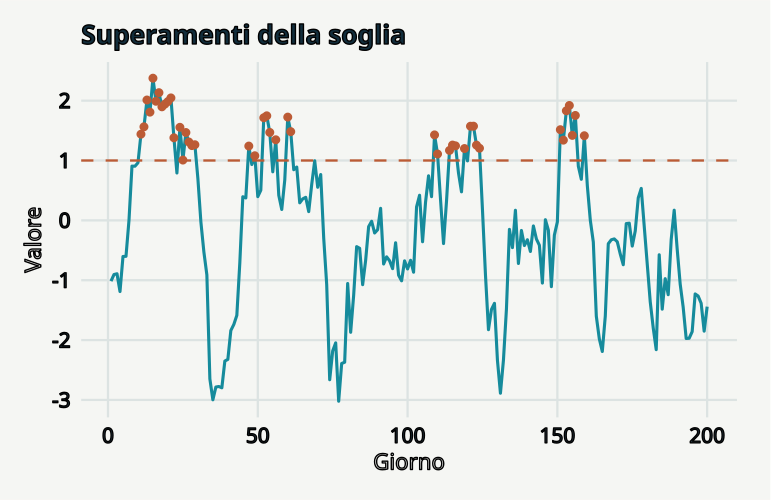

Write the R code that produced this figure.
# GeoStat Lab — funzioni comuni. R >= 4.3; ggplot2 >= 3.4; jsonlite.
suppressPackageStartupMessages(library(ggplot2))
col_geo <- c('#168B9C','#BC5B35','#7054A4','#A17B19','#227864','#64748B')
theme_set(theme_minimal(base_size=17, base_family='sans') + theme(
  plot.background=element_rect(fill='#F5F6F3',colour=NA),
  panel.background=element_rect(fill='#F5F6F3',colour=NA),
  panel.grid.minor=element_blank(),panel.grid.major=element_line(colour='#DCE3E2'),
  plot.title=element_text(size=19,face='bold',colour='#122D3B'),
  plot.subtitle=element_text(size=13,colour='#405560',margin=margin(b=12)),
  axis.text=element_text(size=15,colour='#273E4A'),axis.title=element_text(size=16),
  legend.position='bottom',legend.title=element_blank(),legend.text=element_text(size=14),
  strip.text=element_text(size=15,face='bold'),plot.margin=margin(18,24,18,18)))
metric <- function(...) data.frame(grandezza=names(c(...)),valore=as.character(c(...)),check.names=FALSE)
f <- function(x,d=3) {out<-formatC(x,digits=d,format='fg');out[!is.finite(x)]<-'Non definito';out}
line_plot <- function(d,x='x',y='y',title='',xl=x,yl=y,group=NULL) {
 p<-ggplot(d,aes(x=.data[[x]],y=.data[[y]]))
 if(is.null(group)) p<-p+geom_line(colour=col_geo[1],linewidth=1.05) else p<-p+aes(colour=.data[[group]],group=.data[[group]])+geom_line(linewidth=1)+scale_colour_manual(values=col_geo)
 p+labs(title=title,x=xl,y=yl)
}
point_plot <- function(d,x='x',y='y',title='',xl=x,yl=y,group=NULL) {
 p<-ggplot(d,aes(x=.data[[x]],y=.data[[y]]))
 if(is.null(group))p<-p+geom_point(colour=col_geo[1],size=2.5,alpha=.8) else p<-p+aes(colour=.data[[group]])+geom_point(size=2.7,alpha=.85)+scale_colour_manual(values=col_geo)
 p+labs(title=title,x=xl,y=yl)
}
hist_plot<-function(x,title='',xl='Valore',bins=20)ggplot(data.frame(x=x),aes(x))+geom_histogram(bins=bins,fill=col_geo[1],colour='#F5F6F3')+labs(title=title,x=xl,y='Frequenza')
bar_plot<-function(d,x='gruppo',y='valore',title='',yl='Valore')ggplot(d,aes(x=.data[[x]],y=.data[[y]],fill=.data[[x]]))+geom_col(width=.65)+scale_fill_manual(values=rep(col_geo,length.out=length(unique(d[[x]])) ))+guides(fill='none')+labs(title=title,x=NULL,y=yl)
map_plot<-function(d,z='z',title='',xl='Est [km]',yl='Nord [km]')ggplot(d,aes(x,y,fill=.data[[z]]))+geom_raster()+coord_equal()+scale_fill_gradientn(colours=c('#153F56','#298C9C','#B8CDB2','#F1D889','#AD542F'))+labs(title=title,x=xl,y=yl)
acf_data<-function(x,lag=20){a<-acf(x,lag.max=min(lag,length(x)-1),plot=FALSE);data.frame(x=as.vector(a$lag)[-1],y=as.vector(a$acf)[-1])}
# AR(1), distribuzione marginale stazionaria N(0, 1).
ar_series<-function(n,rho){x<-numeric(n);x[1]<-rnorm(1);for(i in 2:n)x[i]<-rho*x[i-1]+sqrt(1-rho^2)*rnorm(1);x}
# Distanze euclidee in unità metriche già dichiarate; nessuna conversione implicita di CRS.
dist_cross<-function(a,b)sqrt(outer(a[,1],b[,1],'-')^2+outer(a[,2],b[,2],'-')^2)
# Predittore IDW: i punti coincidenti ricevono esattamente il valore osservato.
idw<-function(xy,z,new,power=2){dd<-dist_cross(new,xy);apply(dd,1,function(d)if(any(d<1e-10))mean(z[d<1e-10])else weighted.mean(z,d^(-power)))}
# CART didattico binario: divisioni assiali che minimizzano l'impurità di Gini.
cart_fit<-function(x,y,depth=2,minleaf=4){
 node<-list(p=mean(y),n=length(y));if(depth<1||length(unique(y))<2||length(y)<2*minleaf)return(node)
 best<-Inf
 for(j in seq_len(ncol(x))){v<-sort(unique(x[,j])); if(length(v)<2)next
  for(cut in (head(v,-1)+tail(v,-1))/2){left<-x[,j]<=cut;nl<-sum(left);nr<-sum(!left);if(min(nl,nr)<minleaf)next
   score<-nl*mean(y[left])*(1-mean(y[left]))+nr*mean(y[!left])*(1-mean(y[!left]))
   if(score<best){best<-score;node$j<-j;node$cut<-cut;split<-left}
  }
 }
 if(is.finite(best)){node$left<-cart_fit(x[split,,drop=FALSE],y[split],depth-1,minleaf);node$right<-cart_fit(x[!split,,drop=FALSE],y[!split],depth-1,minleaf)};node
}
cart_predict<-function(tree,x)apply(x,1,function(row){t<-tree;while(!is.null(t$j))t<-if(row[t$j]<=t$cut)t$left else t$right;t$p})

p <- list(threshold = 1, gap = 6, seed = 17)
set.seed(p$seed)
x <- ar_series(200, 0.85)

idx <- which(x > p$threshold)

episode <- if (length(idx)) cumsum(c(1, diff(idx) > p$gap)) else integer()

data <- data.frame(giorno = 1:200, valore = x, supera = x > p$threshold)

plots <- list(line_plot(data, "giorno", "valore", "Superamenti della soglia", "Giorno", "Valore") + 
    geom_hline(yintercept = p$threshold, colour = col_geo[2], linetype = 2) + geom_point(data = data[idx, 
    , drop = FALSE], colour = col_geo[2], size = 2))

metrics <- metric(`Giorni sopra soglia` = length(idx), Episodi = if (length(idx)) max(episode) else 0, 
    `Separazione adottata` = p$gap)
print(metrics,row.names=FALSE)
ggplot2::ggsave('m14-episodi-B.svg',plots[[1]],device=svglite::svglite,width=7.7,height=5.0,bg='#F8F6F1')
